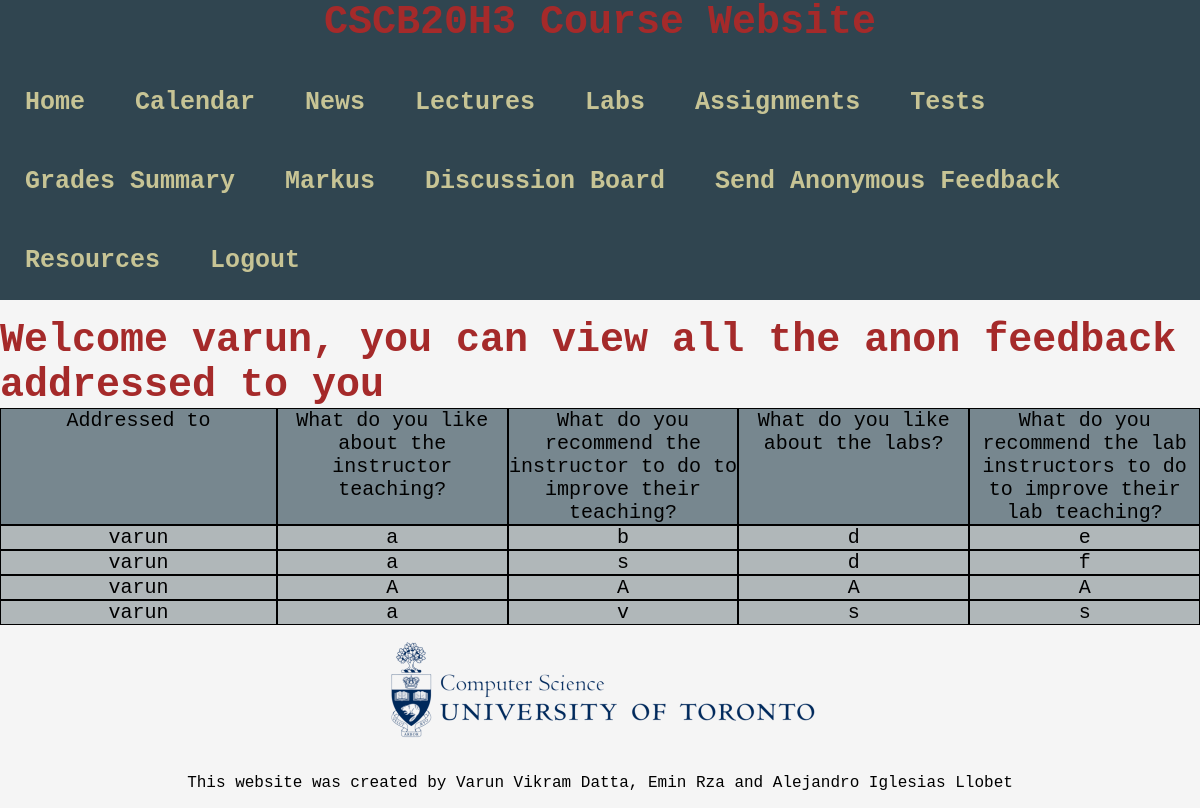
The app's page /View_Anon_Feedback (signed in), older data.
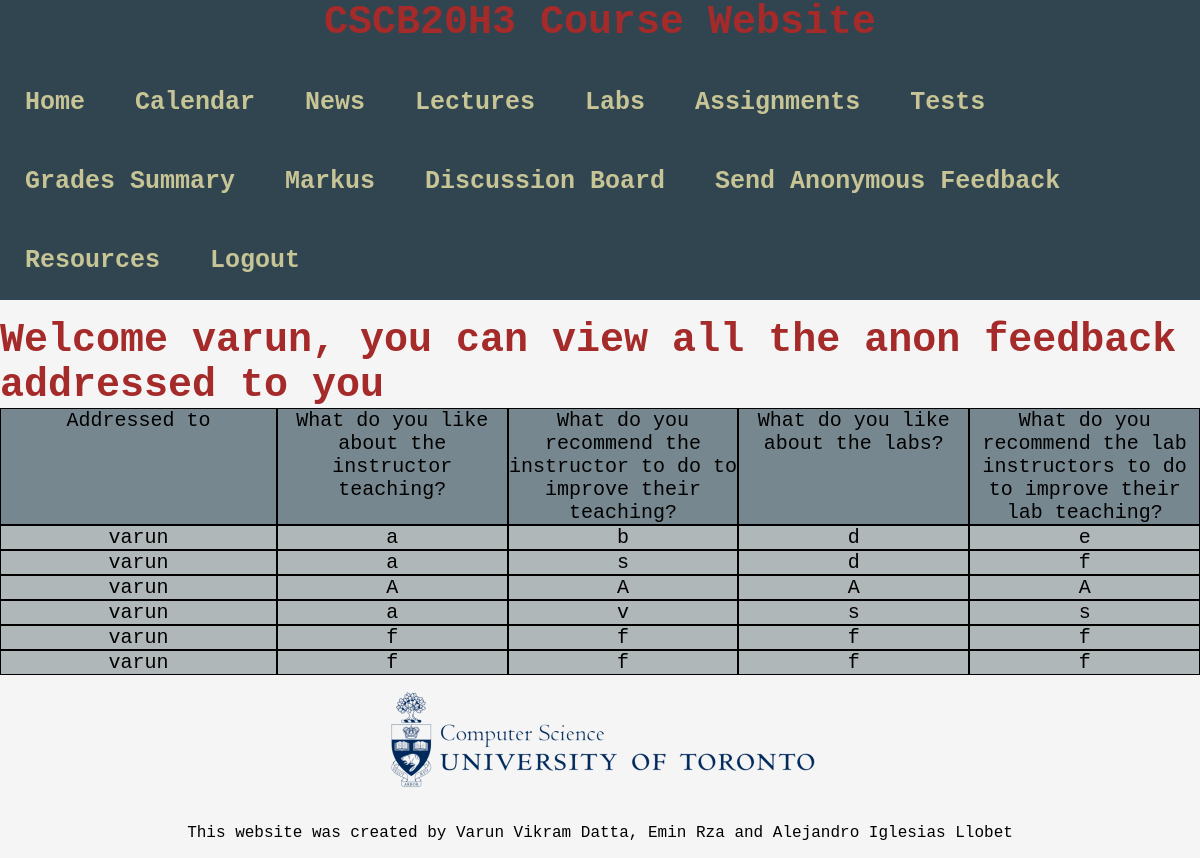
The same page, newer data.
### app.py (models this page shows)
class Feedback(db.Model):
    __tablename__ = 'Feedback'
    id = db.Column(db.Integer, primary_key=True)
    question1 = db.Column(db.String(2500), nullable=False)
    question2 = db.Column(db.String(2500), nullable=False)
    question3 = db.Column(db.String(2500), nullable=False)
    question4 = db.Column(db.String(2500), nullable=False)
    instructor_username = db.Column(db.String(2500), nullable=False)

### app.py (the view)
@app.route('/View_Anon_Feedback')
def View_Anon_Feedback():
    pagename = 'View Anonymous Feedback'
    query_Feedback_result = Feedback.query.all()
    return render_template('View_Anon_Feedback.html',pagename=pagename,query_Feedback_result=query_Feedback_result)

### templates/View_Anon_Feedback.html (shortened to what this page needs)
{% extends "template.html" %}
{% block content %}
<h1>Welcome {{session.user}}, you can view all the anon feedback addressed to you</h1>
<center>
    <div class="table">
        <div class="row rowdark">
          <div class="cell w">Addressed to</div>
          <div class="cell">What do you like about the instructor teaching?</div>
          <div class="cell">What do you recommend the instructor to do to improve their teaching? </div>
          <div class="cell">What do you like about the labs?</div>
          <div class="cell">What do you recommend the lab instructors to do to improve their lab teaching? </div>
        </div>
        {%for feed in query_Feedback_result%}
            {%if feed.instructor_username == session.user%}
            <div class="row rowlight">
                <div class="cell w"> {{feed.instructor_username}}  </div>
                <div class="cell"> {{feed.question1}} </div>
                <div class="cell"> {{feed.question2}}   </div>
                <div class="cell">{{feed.question3}}</div>
                <div class="cell">{{feed.question4}}</div>
                </div>
            {%endif%}
        {%endfor%}
</center>
{% endblock %}

### templates/template.html (shortened to what this page needs)
<!DOCTYPE html>
<html lang="en" dir="ltr">
 <head>
   <link rel="stylesheet" href="{{ url_for('static', filename='styles/template.css') }}">
 </head>
 <header>
  <div class="container">
    <center><h1 class="logo">CSCB20H3 Course Website</h1></center>
    <br>
    <strong>
    <nav class="navigation">
        {% if session.user %}
          <a href="{{ url_for('home') }}">Home</a>
          {% if session.user_type == "instructor" %}
            <a href="{{ url_for('View_Remark_Reqs') }}">Re-mark Requests</a>
            <a href="{{ url_for('View_Grades_Instructor') }}">Check/Update Grades</a>
            <a href="{{url_for('View_Anon_Feedback')}}"> View Feedback</a>
          {% else %}
            <a href="{{ url_for('calendar') }}">Calendar</a>
            <a href="{{ url_for('news') }}">News</a>
            <a href="{{ url_for('lectures') }}">Lectures</a>
            <a href="{{ url_for('labs') }}">Labs</a>
            <a href="{{ url_for('assignments') }}">Assignments</a>
            <a href="{{ url_for('tests') }}">Tests</a>
            <a href="{{ url_for('View_Grades_Student') }}">Grades Summary</a>
            <a href="https://markus.utsc.utoronto.ca/cscb20w22" target="_blank">Markus</a>
            <a href="https://piazza.com/class/kxj5alixpjg4ft" target="_blank">Discussion Board</a>
            <a href="{{ url_for('Send_Anon_Feedback') }}">Send Anonymous Feedback</a>
            <a href="{{ url_for('resources') }}">Resources</a>
          {% endif %}
          <a href="{{ url_for('logout') }}">Logout</a>
        {% else %}
          <a href="{{ url_for('home') }}">Home</a>
          <a href="{{ url_for('login') }}">Login</a>
          <a href="{{ url_for('register') }}">Register</a>
        {% endif %}
    </nav>
    </strong>
  </div>
</header>
 <body>
    <br>
    {% block content %}
    {% endblock %}
 </body>
<footer>
 <center>
  <ul class="__footer__">
      <a href="https://web.cs.toronto.edu/" target="_blank">
        <div class="img_container">
            <img src="static/Images/CSFACULTY.png" alt="CS FACULTY U OF T" class="image" style="width:100%">
          </div>
      </a>
  </ul>
</center>
</footer>
<center> <p>This website was created by Varun Vikram Datta, Emin Rza and Alejandro Iglesias Llobet</p></center>
</html>

### static/styles/template.css (style rules this page uses)
html { -webkit-text-size-adjust: 100%; -ms-text-size-adjust: 100%; }
.container { background:#304550; color:brown; margin: 0 auto; font-family: "VT323", monospace; margin: 0; }
.navigation { font-family: "VT323", monospace; margin: 0; list-style: none; margin: 0; background: #304550; display: -webkit-box; display: -moz-box; display: -ms-flexbox; display: -webkit-flex; display: flex; flex-flow: row wrap; position: sticky }
.navigation a { text-decoration: none; display: block; padding: 1em; color: #c7c495; font-size: 25px }
*, *:before, *:after { -moz-box-sizing: border-box; -webkit-box-sizing: border-box; box-sizing: border-box; }
body { background-color:whitesmoke; font-family: "VT323", monospace; margin: 0; }
p { font-family: "VT323", monospace; }
h1 { font-family: "VT323", monospace; font-size: 2.5rem; color: brown; margin: 0; }
footer { display: flex; justify-content: space-around; }
.__footer__ { font-family: 'Helvetica'; list-style: none; padding: 0; margin: 0; }
.img_container { position: relative; width: 50%; }
.image { opacity: 1; display: block; width: 50%; height: auto; transition: .7s ease; backface-visibility: hidden; }
.cell.w { width: 300px; font-size: 20px; }
.row { display: flex; flex-direction: row; font-size: 20px; }
.rowdark { background-color: #77878f; }
.rowlight { background-color: #b0b7b9; }
.cell { width: 250px; border: 0.5px black solid; }

Row changes from the older to the newer data that the page shows:
added Feedback: instructor_username "varun", question1 "f", question2 "f", question3 "f", question4 "f"
added Feedback: instructor_username "varun", question1 "f", question2 "f", question3 "f", question4 "f"
